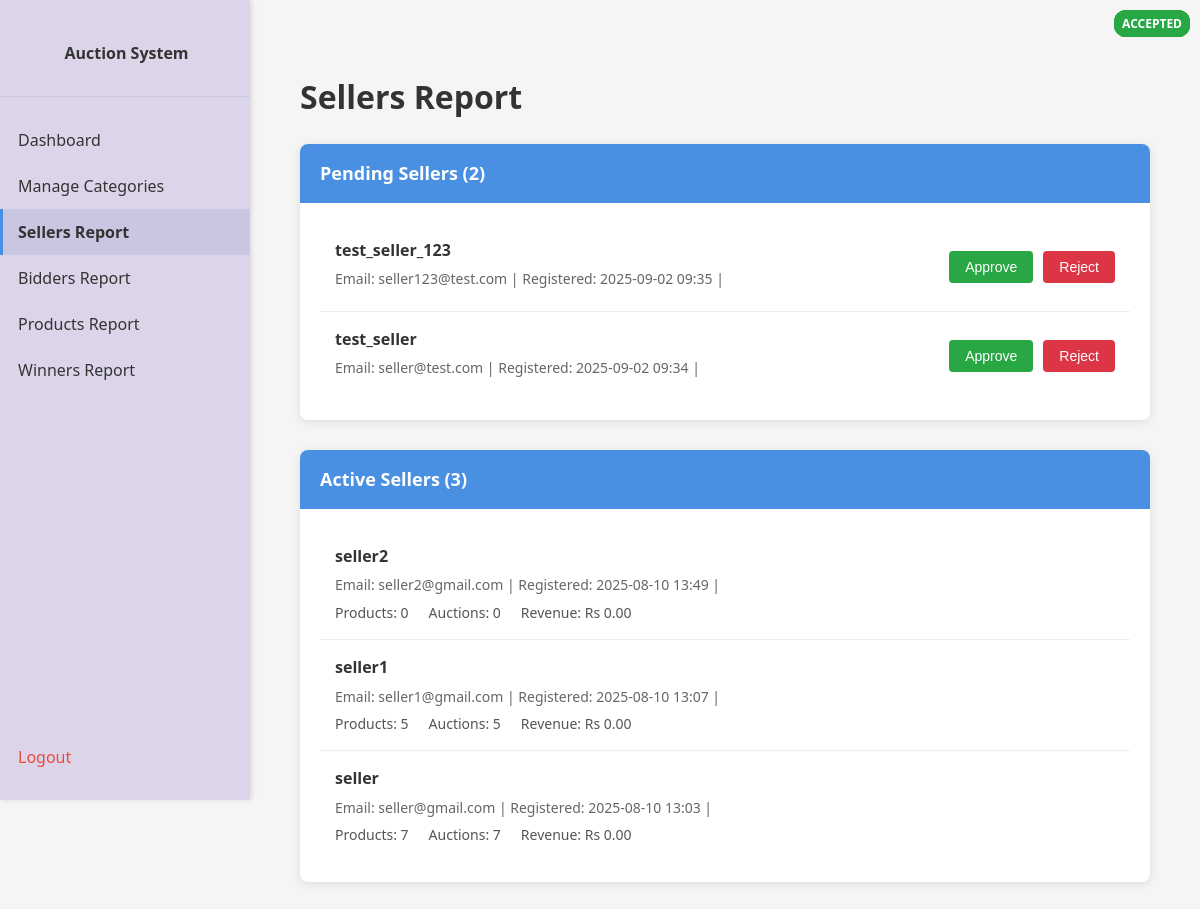
Page /admin/sellers-report (signed in) on the committed database.
### app/models.py (models this page shows, shortened)
class User(db.Model):
    __tablename__ = 'users'
    id = db.Column(db.Integer, primary_key=True)
    username = db.Column(db.String(80), unique=True, nullable=False)
    email = db.Column(db.String(120), unique=True, nullable=False)
    password_hash = db.Column(db.String(256), nullable=False)
    role = db.Column(db.String(20), nullable=False)  # 'bidder' or 'seller'
    status = db.Column(db.String(20), nullable=False, default='pending')  # 'pending', 'accepted', 'rejected'
    created_at = db.Column(db.DateTime, default=datetime.now)
    products = db.relationship('Product', backref='seller', lazy=True)
    bids = db.relationship('Bid', backref='bidder', lazy=True)
    won_auctions = db.relationship('AuctionResult', backref='winner', lazy=True)
    search_history = db.relationship('SearchHistory', backref='user', lazy=True)

### app/admin.py (the view)
@admin.route('/admin/sellers-report')
@login_required
@role_required('admin')
def admin_sellers_report():
    sellers = User.query.filter_by(role='seller').order_by(User.created_at.desc()).all()
    pending_sellers = [user for user in sellers if user.status == 'pending']
    accepted_sellers = [user for user in sellers if user.status == 'accepted']
    rejected_sellers = [user for user in sellers if user.status == 'rejected']
    for seller in sellers:
        seller.total_products = len(seller.products)
        seller.total_auctions = sum(len(product.auctions) for product in seller.products)
        seller.total_revenue = sum(
            auction.result.winning_bid if auction.result else 0
            for product in seller.products
            for auction in product.auctions
        )
    return render_template('admin_sellers_report.html',
                         pending_sellers=pending_sellers,
                         accepted_sellers=accepted_sellers,
                         rejected_sellers=rejected_sellers,
                         format_indian_currency=format_indian_currency)

### app/utils.py (called while the page is built, shortened)
def format_indian_currency(amount):
    if amount is None:
        return "Rs 0.00"
    amount_str = f"{amount:.2f}"
    parts = amount_str.split('.')
    integer_part = parts[0]
    decimal_part = parts[1]
    if len(integer_part) <= 3:
        formatted_integer = integer_part
    return f"Rs {formatted_integer}.{decimal_part}"

def login_required(f):
    @wraps(f)
    def decorated_function(*args, **kwargs):
        if 'user_id' not in session:
            return redirect(url_for('main.home'))
        return f(*args, **kwargs)
    return decorated_function

def role_required(role):
    def decorator(f):
        @wraps(f)
        def decorated_function(*args, **kwargs):
            if 'user_id' not in session or session.get('role') != role:
                return redirect(url_for('main.home'))
            return f(*args, **kwargs)
        return decorated_function
    return decorator

### app/templates/admin_sellers_report.html (shortened to what this page needs)
<!DOCTYPE html>
<html>
<head>
    <link rel="stylesheet" href="{{ url_for('static', filename='style.css') }}">
</head>
<body>
    <div class="sidenav">
        <div class="brand">
            <a href="{{ url_for('main.home') }}">Auction System</a>
        </div>
        <a href="{{ url_for('admin.admin_dashboard') }}">Dashboard</a>
        <a href="{{ url_for('admin.admin_categories') }}">Manage Categories</a>
        <a href="{{ url_for('admin.admin_sellers_report') }}" class="active">Sellers Report</a>
        <a href="{{ url_for('admin.admin_bidders_report') }}">Bidders Report</a>
        <a href="{{ url_for('admin.admin_products_report') }}">Products Report</a>
        <a href="{{ url_for('admin.admin_winners_report') }}">Winners Report</a>
        <div class="logout">
            <a href="{{ url_for('auth.logout') }}">Logout</a>
        </div>
    </div>
    <div class="content">
        <div class="report-container">
            <h1>Sellers Report</h1>
            <div class="report-section">
                <div class="section-header">
                    Pending Sellers ({{ pending_sellers|length }})
                </div>
                <div class="seller-list">
                    {% if pending_sellers %}
                        {% for seller in pending_sellers %}
                        <div class="seller-item" data-user-id="{{ seller.id }}">
                            <div class="seller-info">
                                <div class="seller-name">{{ seller.username }}</div>
                                <div class="seller-details">
                                    Email: {{ seller.email }} |
                                    Registered: {{ seller.created_at.strftime('%Y-%m-%d %H:%M') }} |
                                </div>
                            </div>
                            <div class="seller-actions">
                                <button class="btn-approve" onclick="approveUser({{ seller.id }})">Approve</button>
                                <button class="btn-reject" onclick="rejectUser({{ seller.id }})">Reject</button>
                            </div>
                        </div>
                        {% endfor %}
                    {% else %}
                        <div class="empty-state">
                            <h3>No Pending Sellers</h3>
                            <p>All seller registrations have been processed.</p>
                        </div>
                    {% endif %}
                </div>
            </div>
            <div class="report-section">
                <div class="section-header">
                    Active Sellers ({{ accepted_sellers|length }})
                </div>
                <div class="seller-list">
                    {% if accepted_sellers %}
                        {% for seller in accepted_sellers %}
                        <div class="seller-item">
                            <div class="seller-info">
                                <div class="seller-name">{{ seller.username }}</div>
                                <div class="seller-details">
                                    Email: {{ seller.email }} |
                                    Registered: {{ seller.created_at.strftime('%Y-%m-%d %H:%M') }} |
                                    <span class="status-badge status-accepted">{{ seller.status }}</span>
                                </div>
                                <div class="seller-stats">
                                    <span>Products: {{ seller.total_products }}</span>
                                    <span>Auctions: {{ seller.total_auctions }}</span>
                                    <span>Revenue: {{ format_indian_currency(seller.total_revenue) }}</span>
                                </div>
                            </div>
                        </div>
                        {% endfor %}
                    {% else %}
                        <div class="empty-state">
                            <h3>No Active Sellers</h3>
                            <p>No sellers have been approved yet.</p>
                        </div>
                    {% endif %}
                </div>
            </div>
        </div>
    </div>
</body>
</html>

### app/static/style.css (style rules this page uses)
* { box-sizing: border-box; }
body { margin: 0; padding: 0; font-family: 'Segoe UI', Arial, sans-serif; display: flex; flex-direction: column; background-color: #f5f5f5; color: #333; min-height: 100vh; overflow-x: hidden; }
.content { padding: 30px; flex: 1; line-height: 1.6; width: 100%; box-sizing: border-box; margin: 0 auto; margin-left: 250px; max-width: calc(100vw - 250px); overflow-x: hidden; }
.status-badge { position: absolute; top: 10px; right: 10px; padding: 5px 10px; border-radius: 4px; color: white; font-size: 0.8rem; font-weight: bold; text-transform: uppercase; z-index: 2; }
.sidenav { height: 100vh; width: 250px; position: fixed; z-index: 1; top: 0; left: 0; background-color: #dcd5ea; overflow-x: hidden; padding-top: 20px; box-shadow: 2px 0 5px rgba(0,0,0,0.1); }
.sidenav .brand { padding: 10px 15px 20px 15px; font-size: 20px; font-weight: bold; color: #333; border-bottom: 1px solid #c9c6e1; margin-bottom: 20px; text-align: center; }
.sidenav .brand a { color: #333; text-decoration: none; }
.sidenav a { padding: 12px 15px; text-decoration: none; font-size: 16px; color: #333; display: block; transition: 0.3s; border-left: 3px solid transparent; }
.sidenav a.active { background-color: #c9c6e1; border-left: 3px solid #4a90e2; font-weight: bold; }
.sidenav .logout { position: absolute; bottom: 20px; width: 100%; }
.sidenav .logout a { color: #e74c3c; }

### app/templates/admin_sellers_report.html (style rules this page uses)
.report-container { padding: 20px; }
.report-section { margin-bottom: 30px; background: white; border-radius: 8px; box-shadow: 0 2px 10px rgba(0,0,0,0.1); overflow: hidden; }
.section-header { background: #4a90e2; color: white; padding: 15px 20px; font-size: 18px; font-weight: bold; }
.seller-list { padding: 20px; }
.seller-item { display: flex; justify-content: space-between; align-items: center; padding: 15px; border-bottom: 1px solid #eee; transition: background-color 0.3s; }
.seller-item:last-child { border-bottom: none; }
.seller-info { flex: 1; }
.seller-name { font-weight: bold; color: #333; margin-bottom: 5px; }
.seller-details { color: #666; font-size: 14px; margin-bottom: 5px; }
.seller-stats { display: flex; gap: 20px; font-size: 14px; color: #555; }
.seller-actions { display: flex; gap: 10px; }
.btn-approve { background-color: #28a745; color: white; border: none; padding: 8px 16px; border-radius: 4px; cursor: pointer; font-size: 14px; }
.btn-reject { background-color: #dc3545; color: white; border: none; padding: 8px 16px; border-radius: 4px; cursor: pointer; font-size: 14px; }
.status-badge { padding: 4px 8px; border-radius: 12px; font-size: 12px; font-weight: bold; text-transform: uppercase; }
.status-accepted { background-color: #28a745; color: white; }

### rows in the picture
User: username "test_seller_123", email "seller123@test.com", created_at "2025-09-02 09:35"
User: username "test_seller", email "seller@test.com", created_at "2025-09-02 09:34"
User: username "seller2", email "seller2@gmail.com", created_at "2025-08-10 13:49", total_products "0", total_auctions "0", total_revenue "Rs 0.00"
User: username "seller1", email "seller1@gmail.com", created_at "2025-08-10 13:07", total_products "5", total_auctions "5", total_revenue "Rs 0.00"
User: username "seller", email "seller@gmail.com", created_at "2025-08-10 13:03", status "ACCEPTED", total_products "7", total_auctions "7", total_revenue "Rs 0.00"

### other values in the picture
{{ pending_sellers|length }} "2"
{{ accepted_sellers|length }} "3"
